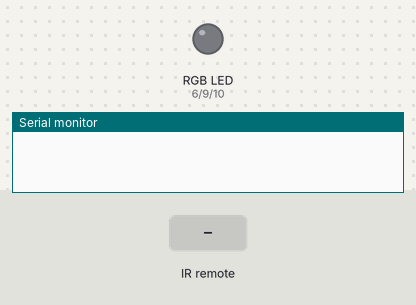
Simulated run of this sketch. Board: Arduino Uno, built with avr-gcc and run on an emulated ATmega328P. On the bench: an RGB LED mixed from three pins (HIGH = lit), the last lines printed to the serial monitor. The inputs (shaded band) are chosen by the test bench.

Above: at 1.2 s.
1.3 s: infrared code 0xF30CBF00 received
At 1.8 s:
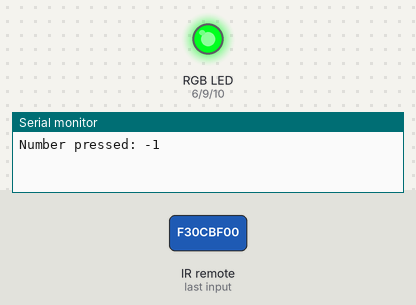
Timing chart, 0 to 4.3 s (numbered marks = the images above; inputs shaded):
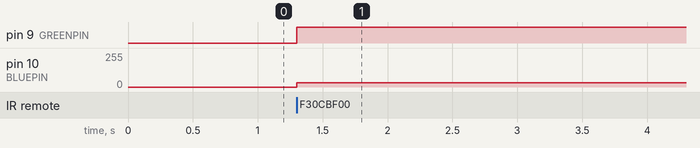

Measured:
- after the input at 1.3 s, pin 9 (GREENPIN): LOW → HIGH at once; pin 10 (BLUEPIN): 0/255 → 32/255 at once

The sketch:

IRremote-RGBled.ino
```cpp
// Control a RGB LED using IR Remote
#include <IRremote.hpp>
#define IRPIN 7
#define REDPIN 6
#define BLUEPIN 10
#define GREENPIN 9

int colors[10][3] = {{242, 20, 60},
					 {255, 140, 0},
					 {255, 215, 0},
                     {154, 205, 50},
                     {34, 139, 34},
					 {32, 178, 170},
  					 {135, 206, 250},
                     {0, 0, 128},
                     {138, 43, 226},
                     {238, 130, 238}};
void setup() {
  // Start the receiver
  IrReceiver.begin(IRPIN, ENABLE_LED_FEEDBACK);
  Serial.begin(9600);
  // RGB LED
  pinMode(REDPIN, OUTPUT);
  pinMode(GREENPIN, OUTPUT);
  pinMode(BLUEPIN, OUTPUT);
}

int translateIR(long IRvalue) {
  switch(IRvalue) {
    case 0xF30CBF00: return 0;
    case 0xEF10BF00: return 1;
    case 0xEE11BF00: return 2;
    case 0xED12BF00: return 3;
    case 0xEB14BF00: return 4;
    case 0xEA15BF00: return 5;
    case 0xE916BF00: return 6;
    case 0xE718BF00: return 7;
    case 0xE619BF00: return 8;
    case 0xE51ABF00: return 9;
    default: return -1;
  }
}

void RGBColor(int value) {
  analogWrite(REDPIN, colors[value][0]);
  analogWrite(GREENPIN, colors[value][1]);
  analogWrite(BLUEPIN, colors[value][2]);
}

void loop() {
  if (IrReceiver.decode()) {
    int number = translateIR(IrReceiver.decodedIRData.decodedRawData);
    Serial.print("Number pressed: ");
    Serial.println(number);
    RGBColor(number);
    IrReceiver.resume(); // Enable receiving of the next value
  }
}
```
